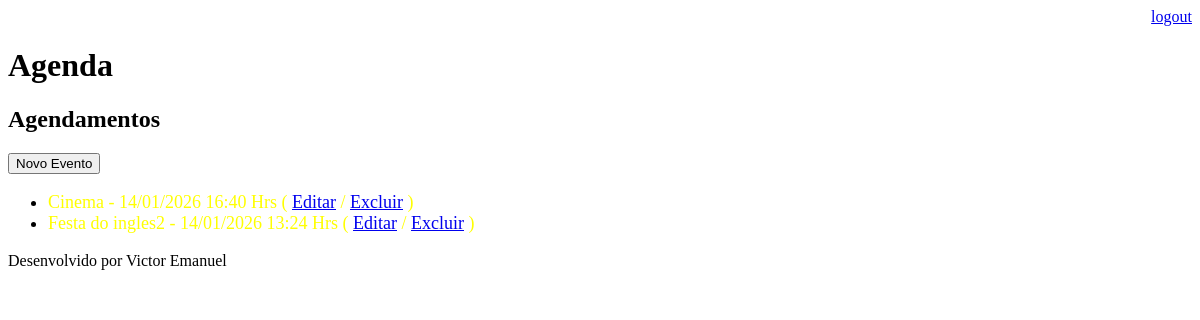
The page /agenda/historico/ (signed in) on the database as committed earlier.
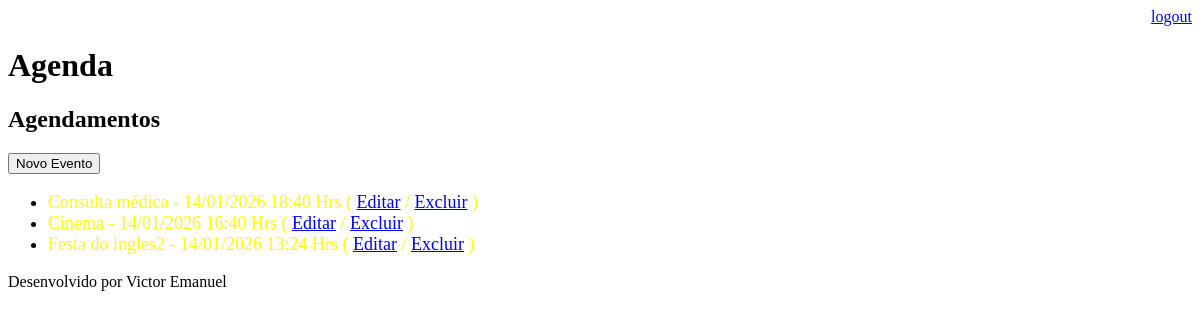
The same page on the database as committed later.
### core/models.py (models this page shows, shortened)
class Evento(models.Model):
    titulo = models.CharField(max_length=100)
    descricao = models.TextField(blank=True, null=True)
    data_evento = models.DateTimeField(verbose_name='data do evento')
    data_criacao = models.DateTimeField(auto_now=True)
    usuario = models.ForeignKey(User,on_delete=models.CASCADE)
    local = models.TextField(blank=True, null=True)
    class Meta:
        db_table = 'evento'
    def get_data_evento(self):
        return self.data_evento.strftime('%d/%m/%Y %H:%M Hrs')
    def get_evento_atrasado(self):
        if self.data_evento < datetime.now():
            return True
        else:
            return False
    def get_evento_proximo(self):
        if self.data_evento < datetime.now() + timedelta(hours=1):
            return True
        else:
            return False

### core/views.py (the view)
# urls.py: path('agenda/historico/', views.historico_eventos),
@login_required(login_url='/login/')
def historico_eventos(request):
    usuario = request.user
    data_atual = datetime.now()
    evento = Evento.objects.filter(usuario=usuario,
                                   data_evento__lt=data_atual)
    dados = {'eventos': evento}
    return render(request, 'core/agenda.html', dados)

### core/templates/core/agenda.html
{%  extends "core/model-page.html" %}
{% block content %}
    <h2>Agendamentos</h2>
    <a href="evento/">
        <button type="button">Novo Evento</button>
    </a>
    <ul style="font-size:18px">
    {% for evento in eventos %}
        <li>
            <div style={% if evento.get_evento_atrasado %}
                            "color:red"
                        {% endif %}>
            <div     style={% if evento.get_evento_proximo %}
                            "color:yellow"
                        {% endif %}>
            {{  evento.titulo }} - {{ evento.get_data_evento }}
            ( <a href="evento/?id={{ evento.id }}">Editar</a>
            / <a href="evento/delete/{{ evento.id }}/">Excluir</a> )
            </>
        </li>
    {% endfor %}
    </ul>
{% endblock %}

### core/templates/core/model-page.html
<!DOCTYPE html>
<html lang="en">
<head>
    {% include "core/model-header.html" %}
</head>
<body>
    {% block content %} {% endblock %}
    {%  include "core/model-footer.html" %}
</body>
</html>

### core/templates/core/model-header.html (shortened to what this page needs)
    <div align="right">
        <a href="/logout">logout</a>
    </div>
    <h1>Agenda</h1>

### core/templates/core/model-footer.html
<p>Desenvolvido por Victor Emanuel</p>

Rows that differ between the two databases and show on the page:
now on this page (row edited): Evento: titulo "Consulta médica", get_data_evento "14/01/2026 18:40 Hrs"
